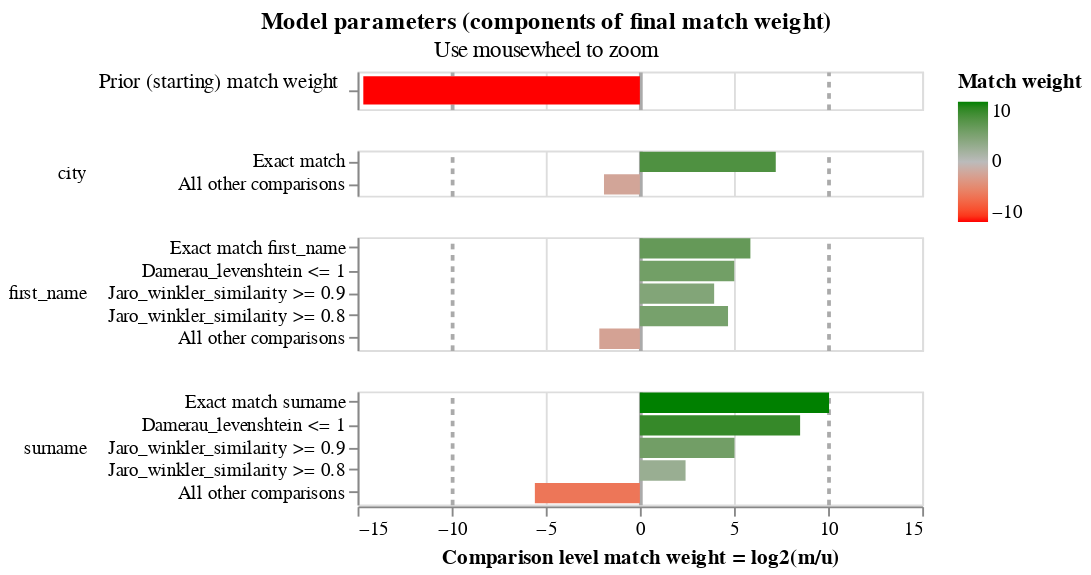

Write notebook code for a chart like this one.
### Markdown cell above
Review the parameters
--

### Code cell
person_linker.match_weights_chart()

### Figure 1 — Vega-Lite specification as saved in the notebook (floating-point values rounded to 4 significant figures)
{"config": {"view": {"continuousWidth": 300, "continuousHeight": 300, "discreteHeight": 60, "discreteWidth": 400}, "header": {"title": null}, "mark": {"tooltip": null}, "title": {"anchor": "middle"}}, "vconcat": [{"mark": {"type": "bar", "clip": true, "height": 15}, "encoding": {"color": {"field": "log2_bayes_factor", "scale": {"domain": [-10, 0, 10], "interpolate": "lab", "range": ["red", "#bbbbbb", "green"]}, "title": "Match weight", "type": "quantitative"}, "tooltip": [{"field": "comparison_name", "title": "Comparison name", "type": "nominal"}, {"field": "probability_two_random_records_match", "format": ".4f", "title": "Probability two random records match", "type": "nominal"}, {"field": "log2_bayes_factor", "format": ",.4f", "title": "Equivalent match weight", "type": "quantitative"}, {"field": "bayes_factor_description", "title": "Match weight description", "type": "nominal"}], "x": {"axis": {"domain": false, "gridColor": {"condition": {"test": "abs(datum.value / 10)  <= 1 & datum.value % 10 === 0", "value": "#aaa"}, "value": "#ddd"}, "gridDash": {"condition": {"test": "abs(datum.value / 10) == 1", "value": [3]}, "value": null}, "gridWidth": {"condition": {"test": "abs(datum.value / 10)  <= 1 & datum.value % 10 === 0", "value": 2}, "value": 1}, "labels": false, "ticks": false, "title": ""}, "field": "log2_bayes_factor", "scale": {"domain": [-15, 15]}, "type": "quantitative"}, "y": {"axis": {"title": "Prior (starting) match weight", "titleAlign": "right", "titleAngle": 0, "titleFontWeight": "normal"}, "field": "label_for_charts", "sort": {"field": "comparison_vector_value", "order": "descending"}, "type": "nominal"}}, "height": 20, "transform": [{"filter": "(datum.comparison_name == 'probability_two_random_records_match')"}]}, {"mark": {"type": "bar", "clip": true}, "encoding": {"color": {"field": "log2_bayes_factor", "scale": {"domain": [-10, 0, 10], "interpolate": "lab", "range": ["red", "#bbbbbb", "green"]}, "title": "Match weight", "type": "quantitative"}, "row": {"field": "comparison_name", "header": {"labelAlign": "left", "labelAnchor": "middle", "labelAngle": 0}, "sort": {"field": "comparison_sort_order"}, "type": "nominal"}, "tooltip": [{"field": "comparison_name", "title": "Comparison name", "type": "nominal"}, {"field": "label_for_charts", "title": "Label", "type": "ordinal"}, {"field": "sql_condition", "title": "SQL condition", "type": "nominal"}, {"field": "m_probability", "format": ".4f", "title": "M probability", "type": "quantitative"}, {"field": "u_probability", "format": ".4f", "title": "U probability", "type": "quantitative"}, {"field": "bayes_factor", "format": ",.4f", "title": "Bayes factor = m/u", "type": "quantitative"}, {"field": "log2_bayes_factor", "format": ",.4f", "title": "Match weight = log2(m/u)", "type": "quantitative"}, {"field": "bayes_factor_description", "title": "Match weight description", "type": "nominal"}], "x": {"axis": {"gridColor": {"condition": {"test": "abs(datum.value / 10)  <= 1 & datum.value % 10 === 0", "value": "#aaa"}, "value": "#ddd"}, "gridDash": {"condition": {"test": "abs(datum.value / 10) == 1", "value": [3]}, "value": null}, "gridWidth": {"condition": {"test": "abs(datum.value / 10)  <= 1 & datum.value % 10 === 0", "value": 2}, "value": 1}, "title": "Comparison level match weight = log2(m/u)"}, "field": "log2_bayes_factor", "scale": {"domain": [-15, 15]}, "type": "quantitative"}, "y": {"axis": {"title": null}, "field": "label_for_charts", "sort": {"field": "comparison_vector_value", "order": "descending"}, "type": "nominal"}}, "height": {"step": 12}, "resolve": {"axis": {"y": "independent"}, "scale": {"y": "independent"}}, "transform": [{"filter": "(datum.comparison_name != 'probability_two_random_records_match')"}]}], "data": {"name": "data-00277ea6dc174743abe9f4ce8d851d1a"}, "params": [{"name": "mouse_zoom", "select": {"type": "interval", "encodings": ["x"]}, "bind": "scales", "views": []}], "resolve": {"axis": {"y": "independent"}, "scale": {"y": "independent"}}, "title": {"text": "Model parameters (components of final match weight)", "subtitle": "Use mousewheel to zoom"}, "$schema": "https://vega.github.io/schema/vega-lite/v5.9.3.json", "datasets": {"data-00277ea6dc174743abe9f4ce8d851d1a": [{"comparison_name": "probability_two_random_records_match", "sql_condition": null, "label_for_charts": "", "m_probability": null, "u_probability": null, "m_probability_description": null, "u_probability_description": null, "has_tf_adjustments": false, "tf_adjustment_column": null, "tf_adjustment_weight": null, "is_null_level": false, "bayes_factor": 3.769e-05, "log2_bayes_factor": -14.7, "comparison_vector_value": 0, "max_comparison_vector_value": 0, "bayes_factor_description": "The probability that two random records drawn at random match is 0.000 or one in  26,534.3 records.This is equivalent to a starting match weight of -14.696.", "probability_two_random_records_match": 3.769e-05, "comparison_sort_order": -1}, {"comparison_name": "city", "sql_condition": "\"city_l\" = \"city_r\"", "label_for_charts": "Exact match", "m_probability": 0.7347, "u_probability": 0.004929, "m_probability_description": "Amongst matching record comparisons, 73.47% of records are in the exact match comparison level", "u_probability_description": "Amongst non-matching record comparisons, 0.49% of records are in the exact match comparison level", "has_tf_adjustments": false, "tf_adjustment_column": null, "tf_adjustment_weight": 1.0, "is_null_level": false, "bayes_factor": 149.1, "log2_bayes_factor": 7.22, "comparison_vector_value": 1, "max_comparison_vector_value": 1, "bayes_factor_description": "If comparison level is `exact match` then comparison is 149.07 times more likely to be a match", "probability_two_random_records_match": 3.769e-05, "comparison_sort_order": 0}, {"comparison_name": "city", "sql_condition": "ELSE", "label_for_charts": "All other comparisons", "m_probability": 0.2653, "u_probability": 0.9951, "m_probability_description": "Amongst matching record comparisons, 26.53% of records are in the all other comparisons comparison level", "u_probability_description": "Amongst non-matching record comparisons, 99.51% of records are in the all other comparisons comparison level", "has_tf_adjustments": false, "tf_adjustment_column": null, "tf_adjustment_weight": 1.0, "is_null_level": false, "bayes_factor": 0.2666, "log2_bayes_factor": -1.907, "comparison_vector_value": 0, "max_comparison_vector_value": 1, "bayes_factor_description": "If comparison level is `all other comparisons` then comparison is  3.75 times less likely to be a match", "probability_two_random_records_match": 3.769e-05, "comparison_sort_order": 0}, {"comparison_name": "first_name", "sql_condition": "\"first_name_l\" = \"first_name_r\"", "label_for_charts": "Exact match first_name", "m_probability": 0.7599, "u_probability": 0.01298, "m_probability_description": "Amongst matching record comparisons, 75.99% of records are in the exact match first_name comparison level", "u_probability_description": "Amongst non-matching record comparisons, 1.30% of records are in the exact match first_name comparison level", "has_tf_adjustments": false, "tf_adjustment_column": null, "tf_adjustment_weight": 1.0, "is_null_level": false, "bayes_factor": 58.56, "log2_bayes_factor": 5.872, "comparison_vector_value": 4, "max_comparison_vector_value": 4, "bayes_factor_description": "If comparison level is `exact match first_name` then comparison is 58.56 times more likely to be a match", "probability_two_random_records_match": 3.769e-05, "comparison_sort_order": 1}, {"comparison_name": "first_name", "sql_condition": "damerau_levenshtein(\"first_name_l\", \"first_name_r\") <= 1", "label_for_charts": "Damerau_levenshtein <= 1", "m_probability": 0.101, "u_probability": 0.003124, "m_probability_description": "Amongst matching record comparisons, 10.10% of records are in the damerau_levenshtein <= 1 comparison level", "u_probability_description": "Amongst non-matching record comparisons, 0.31% of records are in the damerau_levenshtein <= 1 comparison level", "has_tf_adjustments": false, "tf_adjustment_column": null, "tf_adjustment_weight": 1.0, "is_null_level": false, "bayes_factor": 32.34, "log2_bayes_factor": 5.015, "comparison_vector_value": 3, "max_comparison_vector_value": 4, "bayes_factor_description": "If comparison level is `damerau_levenshtein <= 1` then comparison is 32.34 times more likely to be a match", "probability_two_random_records_match": 3.769e-05, "comparison_sort_order": 1}, {"comparison_name": "first_name", "sql_condition": "jaro_winkler_similarity(\"first_name_l\", \"first_name_r\") >= 0.9", "label_for_charts": "Jaro_winkler_similarity >= 0.9", "m_probability": 0.04206, "u_probability": 0.002728, "m_probability_description": "Amongst matching record comparisons, 4.21% of records are in the jaro_winkler_similarity >= 0.9 comparison level", "u_probability_description": "Amongst non-matching record comparisons, 0.27% of records are in the jaro_winkler_similarity >= 0.9 comparison level", "has_tf_adjustments": false, "tf_adjustment_column": null, "tf_adjustment_weight": 1.0, "is_null_level": false, "bayes_factor": 15.42, "log2_bayes_factor": 3.946, "comparison_vector_value": 2, "max_comparison_vector_value": 4, "bayes_factor_description": "If comparison level is `jaro_winkler_similarity >= 0.9` then comparison is 15.42 times more likely to be a match", "probability_two_random_records_match": 3.769e-05, "comparison_sort_order": 1}, {"comparison_name": "first_name", "sql_condition": "jaro_winkler_similarity(\"first_name_l\", \"first_name_r\") >= 0.8", "label_for_charts": "Jaro_winkler_similarity >= 0.8", "m_probability": 0.118, "u_probability": 0.004592, "m_probability_description": "Amongst matching record comparisons, 11.80% of records are in the jaro_winkler_similarity >= 0.8 comparison level", "u_probability_description": "Amongst non-matching record comparisons, 0.46% of records are in the jaro_winkler_similarity >= 0.8 comparison level", "has_tf_adjustments": false, "tf_adjustment_column": null, "tf_adjustment_weight": 1.0, "is_null_level": false, "bayes_factor": 25.7, "log2_bayes_factor": 4.684, "comparison_vector_value": 1, "max_comparison_vector_value": 4, "bayes_factor_description": "If comparison level is `jaro_winkler_similarity >= 0.8` then comparison is 25.70 times more likely to be a match", "probability_two_random_records_match": 3.769e-05, "comparison_sort_order": 1}, {"comparison_name": "first_name", "sql_condition": "ELSE", "label_for_charts": "All other comparisons", "m_probability": 0.2192, "u_probability": 0.9766, "m_probability_description": "Amongst matching record comparisons, 21.92% of records are in the all other comparisons comparison level", "u_probability_description": "Amongst non-matching record comparisons, 97.66% of records are in the all other comparisons comparison level", "has_tf_adjustments": false, "tf_adjustment_column": null, "tf_adjustment_weight": 1.0, "is_null_level": false, "bayes_factor": 0.2244, "log2_bayes_factor": -2.156, "comparison_vector_value": 0, "max_comparison_vector_value": 4, "bayes_factor_description": "If comparison level is `all other comparisons` then comparison is  4.46 times less likely to be a match", "probability_two_random_records_match": 3.769e-05, "comparison_sort_order": 1}, {"comparison_name": "surname", "sql_condition": "\"surname_l\" = \"surname_r\"", "label_for_charts": "Exact match surname", "m_probability": 0.8983, "u_probability": 0.0008459, "m_probability_description": "Amongst matching record comparisons, 89.83% of records are in the exact match surname comparison level", "u_probability_description": "Amongst non-matching record comparisons, 0.08% of records are in the exact match surname comparison level", "has_tf_adjustments": false, "tf_adjustment_column": null, "tf_adjustment_weight": 1.0, "is_null_level": false, "bayes_factor": 1062.0, "log2_bayes_factor": 10.05, "comparison_vector_value": 4, "max_comparison_vector_value": 4, "bayes_factor_description": "If comparison level is `exact match surname` then comparison is 1,061.91 times more likely to be a match", "probability_two_random_records_match": 3.769e-05, "comparison_sort_order": 2}, {"comparison_name": "surname", "sql_condition": "damerau_levenshtein(\"surname_l\", \"surname_r\") <= 1", "label_for_charts": "Damerau_levenshtein <= 1", "m_probability": 0.1566, "u_probability": 0.0004285, "m_probability_description": "Amongst matching record comparisons, 15.66% of records are in the damerau_levenshtein <= 1 comparison level", "u_probability_description": "Amongst non-matching record comparisons, 0.04% of records are in the damerau_levenshtein <= 1 comparison level", "has_tf_adjustments": false, "tf_adjustment_column": null, "tf_adjustment_weight": 1.0, "is_null_level": false, "bayes_factor": 365.6, "log2_bayes_factor": 8.514, "comparison_vector_value": 3, "max_comparison_vector_value": 4, "bayes_factor_description": "If comparison level is `damerau_levenshtein <= 1` then comparison is 365.56 times more likely to be a match", "probability_two_random_records_match": 3.769e-05, "comparison_sort_order": 2}, {"comparison_name": "surname", "sql_condition": "jaro_winkler_similarity(\"surname_l\", \"surname_r\") >= 0.9", "label_for_charts": "Jaro_winkler_similarity >= 0.9", "m_probability": 0.01028, "u_probability": 0.000315, "m_probability_description": "Amongst matching record comparisons, 1.03% of records are in the jaro_winkler_similarity >= 0.9 comparison level", "u_probability_description": "Amongst non-matching record comparisons, 0.03% of records are in the jaro_winkler_similarity >= 0.9 comparison level", "has_tf_adjustments": false, "tf_adjustment_column": null, "tf_adjustment_weight": 1.0, "is_null_level": false, "bayes_factor": 32.62, "log2_bayes_factor": 5.028, "comparison_vector_value": 2, "max_comparison_vector_value": 4, "bayes_factor_description": "If comparison level is `jaro_winkler_similarity >= 0.9` then comparison is 32.62 times more likely to be a match", "probability_two_random_records_match": 3.769e-05, "comparison_sort_order": 2}, {"comparison_name": "surname", "sql_condition": "jaro_winkler_similarity(\"surname_l\", \"surname_r\") >= 0.8", "label_for_charts": "Jaro_winkler_similarity >= 0.8", "m_probability": 0.01568, "u_probability": 0.002914, "m_probability_description": "Amongst matching record comparisons, 1.57% of records are in the jaro_winkler_similarity >= 0.8 comparison level", "u_probability_description": "Amongst non-matching record comparisons, 0.29% of records are in the jaro_winkler_similarity >= 0.8 comparison level", "has_tf_adjustments": false, "tf_adjustment_column": null, "tf_adjustment_weight": 1.0, "is_null_level": false, "bayes_factor": 5.379, "log2_bayes_factor": 2.427, "comparison_vector_value": 1, "max_comparison_vector_value": 4, "bayes_factor_description": "If comparison level is `jaro_winkler_similarity >= 0.8` then comparison is 5.38 times more likely to be a match", "probability_two_random_records_match": 3.769e-05, "comparison_sort_order": 2}, {"comparison_name": "surname", "sql_condition": "ELSE", "label_for_charts": "All other comparisons", "m_probability": 0.02081, "u_probability": 0.9955, "m_probability_description": "Amongst matching record comparisons, 2.08% of records are in the all other comparisons comparison level", "u_probability_description": "Amongst non-matching record comparisons, 99.55% of records are in the all other comparisons comparison level", "has_tf_adjustments": false, "tf_adjustment_column": null, "tf_adjustment_weight": 1.0, "is_null_level": false, "bayes_factor": 0.0209, "log2_bayes_factor": -5.58, "comparison_vector_value": 0, "max_comparison_vector_value": 4, "bayes_factor_description": "If comparison level is `all other comparisons` then comparison is  47.84 times less likely to be a match", "probability_two_random_records_match": 3.769e-05, "comparison_sort_order": 2}]}}
